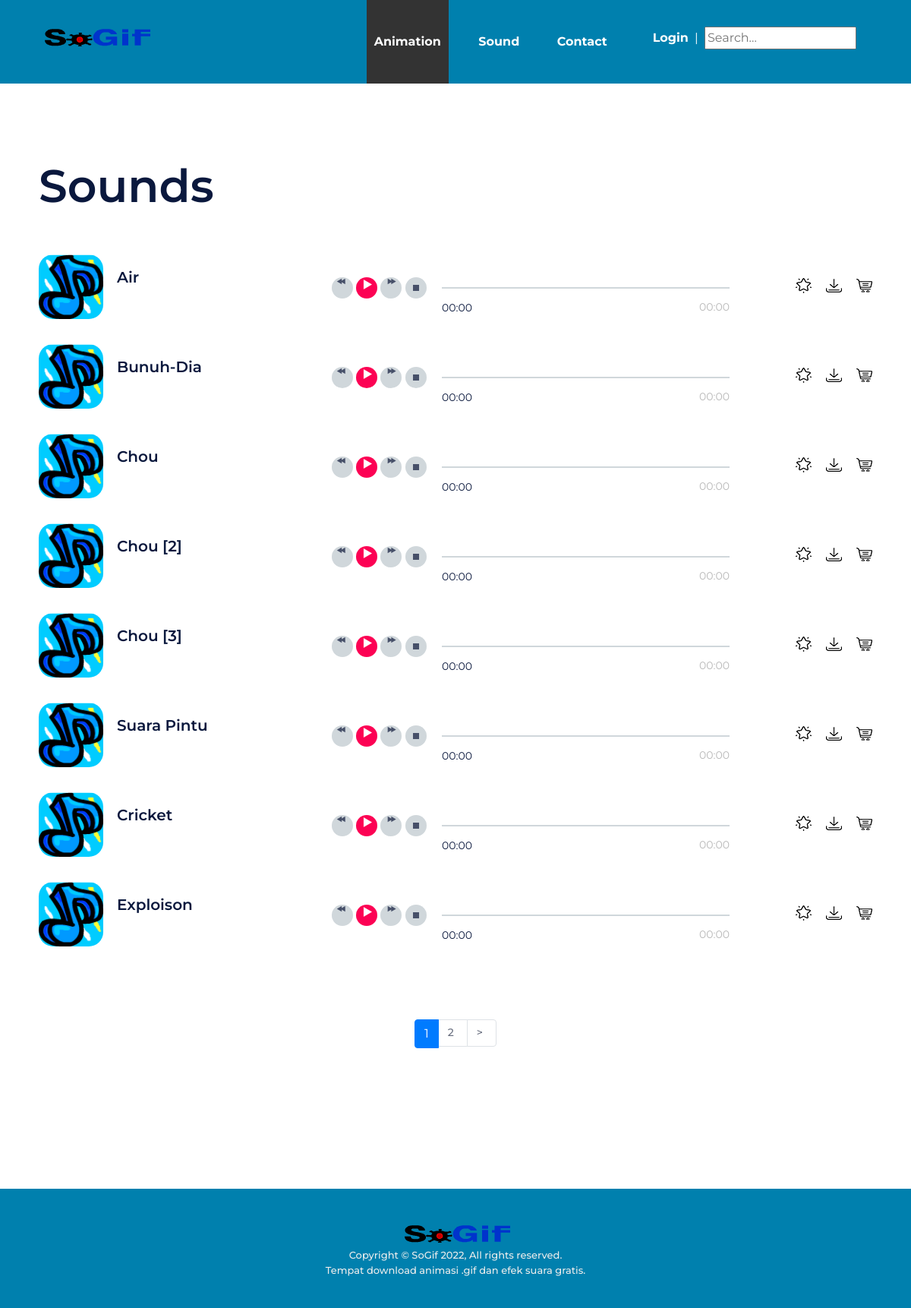
Screenshot of /index.php/sound with the database file from the repository.
### tables this page shows
CREATE TABLE `dftr_sound` (
  `id` int(11) NOT NULL,
  `nama_sound` varchar(225) NOT NULL,
  `tanggal` date NOT NULL,
  `jam` time NOT NULL,
  `url_sound` varchar(225) NOT NULL
);

### index.php (called while the page is built, shortened)
<?php
require_once BASEPATH.'core/CodeIgniter.php';

### application/models/soundModel.php (called while the page is built, shortened)
<?php
    class soundModel extends CI_MODEL{
         function data($limit,$offset){
             return $this->db->get('dftr_sound',$limit,$offset)->result();
         }
    }
?>

### application/views/soundView.php (the view, shortened to what this page needs)
<section class="category-section spad">
	<div class="container-fluid">
		<div class="section-title">
			<h2>Sounds</h2>
		</div>
	</div>
<div class="clearfix"></div>
<section class="songs-section">
	<div class="container">
		<?php
				$no=0;
				foreach($sound as $row){
					$no++;
			?>
		<div class="song-item">
			<div class="row">
				<div class="col-lg-4">
					<div class="song-info-box">
						<img src="<?= base_url('assets/img/songs/music-logo.png');?>" alt="">
						<div class="song-info">
							<h4><?= $row->nama_sound;?></h4>
						</div>
					</div>
				</div>
				<div class="col-lg-6">
					<div class="single_player_container">
						<div class="single_player">
							<div class="jp-audio jp_container_<?php echo $no;?>" role="application" aria-label="media player">
								<div class="jp-gui jp-interface">
									<div class="player_controls_box">
										<button class="jp-prev player_button" tabindex="0"></button>
										<button class="jp-play player_button" tabindex="0"></button>
										<button class="jp-next player_button" tabindex="0"></button>
										<button class="jp-stop player_button" tabindex="0"></button>
									</div>
									<div class="player_bars">
										<div class="jp-progress">
											<div class="jp-seek-bar">
												<div>
													<div class="jp-play-bar"><div class="jp-current-time" role="timer" aria-label="time">0:00</div></div>
												</div>
											</div>
										</div>
											<div class="jp-duration ml-auto" role="timer" aria-label="duration">00:00</div>
									</div>
								</div>
							</div>
						</div>
					</div>
				</div>
				<div class="col-lg-2">
					<div class="songs-links">
						<a href=""><img src="<?= base_url('assets/img/icons/p-1.png');?>" alt=""></a>
						<a href="downloadSound.php?id=<?= $row->url_sound;?>"><img src='<?= base_url('assets/img/icons/p-2.png');?>' alt=''></a>
						<a href=""><img src="<?= base_url('assets/img/icons/p-3.png');?>" alt=""></a>
					</div>
				</div>
			</div>
		</div>
				<?php } ?>
		<div class="site-pagination pt-5 mt-5">
			<?php echo $this->pagination->create_links();?>
		</div>
	</div>
</section>
</section>

### assets/css/style.css (style rules this page uses)
html, body { height: 100%; font-family: "Montserrat", sans-serif; -webkit-font-smoothing: antialiased; font-smoothing: antialiased; }
h1, h2, h3, h4, h5, h6 { margin: 0; color: #0a183d; font-weight: 600; line-height: 1; }
h2 { font-size: 36px; }
h4 { font-size: 24px; }
img { max-width: 100%; }
.section-title { margin-bottom: 60px; }
.section-title h2 { font-size: 60px; }
.spad { padding-top: 105px; padding-bottom: 105px; }
.site-pagination { width:100%; text-align:center; position:relative; }
.site-pagination a { color: #6a7080; font-size: 14px; display: inline-block; margin-right: 5px; font-weight: 500; }
.category-section { padding: 105px 36px; }
.category-section .section-title { float: left; }
.songs-section { padding-bottom: 80px; }
.song-item { margin-bottom: 33px; }
.song-info-box img { float: left; width: 85px; height: 85px; border-radius: 19px; margin-right: 18px; }
.song-info-box .song-info { overflow: hidden; padding-top: 20px; }
.song-info-box .song-info h4 { font-size: 20px; margin-bottom: 4px; }
.songs-links { text-align: right; padding-top: 26px; }
.songs-links a { display: inline-block; margin-left: 15px; padding-top: 5px; }
.single_player_container { margin-top: 30px; padding-left: 10px; }
.single_player_container .jp-interface { display: -webkit-box; display: -ms-flexbox; display: flex; }
.player_bars { width: calc(100% - 145px); position: relative; padding-top: 8px; }
.player_controls_box { width: 145px; }
.player_button { position: relative; width: 28px; height: 28px; background: #d0d7db; border: none; border-radius: 50%; outline: none !important; cursor: pointer; -webkit-box-flex: 0; -ms-flex: 0 0 auto; flex: 0 0 auto; }
.player_button::after { display: block; position: absolute; }
.jp-play { background: #fc0254; }
.jp-play:after { left: 9px; top: 3px; width: 11px; height: 13px; content: url(../img/icons/play.png); }
.jp-prev:after { top: 1px !important; left: 6px !important; content: url(../img/icons/back.png); }
.jp-next:after { top: 1px !important; right: 7px !important; content: url(../img/icons/next.png); }
.jp-stop::after { top: 10px; left: 10px; width: 8px; height: 8px; background: #475069; content: ""; }
.jp-progress { width: 100%; cursor: pointer; }
.jp-seek-bar { height: 100%; padding-top: 5px; padding-bottom: 5px; background: transparent; margin-bottom: -5px; }
.jp-seek-bar>div { height: 2px; background: #d0d7db; }
.jp-play-bar { position: relative; height: 100%; background: #272727; overflow: visible !important; }
.jp-current-time { position: absolute; font-size: 14px; color: #0a183d; right: -40px; top: 100%; padding-top: 15px; background: #fff; z-index: 1; -webkit-transition: all 0.3s; transition: all 0.3s; }
.jp-duration { position: absolute; font-size: 14px; color: #b8b8b8; right: 0; bottom: -16px; }
@media (min-width: 1200px) { .container { max-width: 1176px; } }

### rows the page displays
dftr_sound: nama_sound "Air"
dftr_sound: nama_sound "Bunuh-Dia"
dftr_sound: nama_sound "Chou"
dftr_sound: nama_sound "Chou [2]"
dftr_sound: nama_sound "Chou [3]"
dftr_sound: nama_sound "Suara Pintu"
dftr_sound: nama_sound "Cricket"
dftr_sound: nama_sound "Exploison"

### other values shown
$this->pagination->create_links() "1 2 >"
